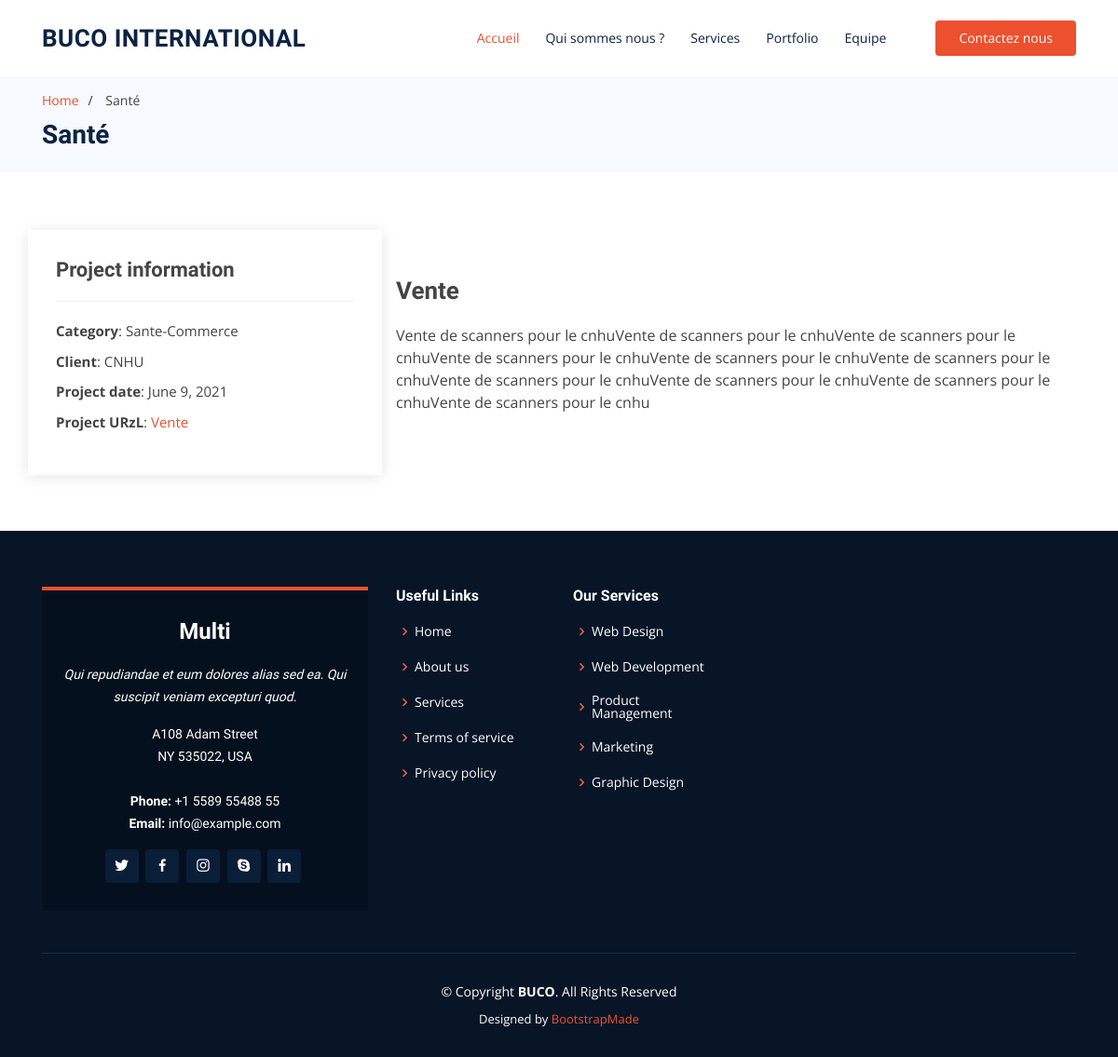
/Santé/portofolio, run on the app's committed database.
### landinpage/models.py (models this page shows, shortened)
class Service(models.Model):
    title = models.CharField(max_length=150)
    description = models.TextField()

class Project(models.Model):
    service = models.ForeignKey(Service, on_delete=models.CASCADE, related_name='services')
    title = models.CharField(max_length=150)
    description = models.TextField()
    category = models.CharField(max_length=150)
    client = models.CharField(max_length=150)
    project_date = models.DateField(auto_now=False, auto_now_add=False)
    project_url = models.URLField(max_length=250, blank=True)
    project_img = models.ImageField(upload_to='projects')
    def __str__(self):
        return self.title

### landinpage/views.py (the view)
# urls.py: path('<str:title>/portofolio', views.portofolio, name='portofolio')
def portofolio(request, title):
    service = get_object_or_404(Service, title=title)
    projects = Project.objects.filter(service=service.id)
    print(projects)
    data = {
        'projects': projects,
        'service': service
        }
    return render(request, 'landinpage/portofolio.html', data)

### landinpage/templates/landinpage/portofolio.html (shortened to what this page needs)
{% extends 'landinpage/base.html' %}
{% load static %}
{% block main %}
    <section id="breadcrumbs" class="breadcrumbs">
      <div class="container">
        <ol>
          <li><a href="{% url 'landinpage:index' %} ">Home</a></li>
          <li> {{service.title}} </li>
        </ol>
        <h2>{{service.title}}</h2>
      </div>
    </section>
    <section id="portfolio-details" class="portfolio-details">
      <div class="container">
{% for project in projects  %}
        <div class="row mtop-2">
              <div class="portfolio-info col-lg-4">
                <h3>Project information</h3>
                  <ul>
                      <li><strong>Category</strong>: {{project.category}} </li>
                      <li><strong>Client</strong>: {{ project.client}}</li>
                      <li><strong>Project date</strong>: {{ project.project_date}}</li>
                      <li><strong>Project URzL</strong>: <a href="{{ project.url}}">{{ project.title}}</a></li>
                  </ul>
              </div>
            <div class="portfolio-description col-lg-8">
                <h2>{{ project.title}}</h2>
                <p>
                    {{ project.description}}
                </p>
            </div>
        </div>
         {% endfor %}
      </div>
    </section>
{% endblock %}

### landinpage/static/css/style.css (style rules this page uses)
body { font-family: "Open Sans", sans-serif; color: #444444; }
a { color: #ed502e; }
h1, h2, h3, h4, h5, h6 { font-family: "Raleway", sans-serif; }
section { padding: 60px 0; }
.breadcrumbs { padding: 15px 0; background: #f6f9fd; min-height: 40px; margin-top: 82px; }
.breadcrumbs h2 { font-size: 28px; font-weight: 600; color: #0b2341; }
.breadcrumbs ol { display: flex; flex-wrap: wrap; list-style: none; padding: 0 0 10px 0; margin: 0; font-size: 14px; }
.breadcrumbs ol li + li { padding-left: 10px; }
.breadcrumbs ol li + li::before { display: inline-block; padding-right: 10px; color: #123a6d; content: "/"; }
.portfolio-details { padding-top: 40px; }
.mtop-2 { margin-top: 2%; }
.portfolio-details .portfolio-info { padding: 30px; background: #fff; box-shadow: 0px 2px 15px rgba(0, 0, 0, 0.1); z-index: 2; }
.portfolio-details .portfolio-info h3 { font-size: 22px; font-weight: 700; margin-bottom: 20px; padding-bottom: 20px; border-bottom: 1px solid #eee; }
.portfolio-details .portfolio-info ul { list-style: none; padding: 0; font-size: 15px; }
.portfolio-details .portfolio-info ul li + li { margin-top: 10px; }
.portfolio-details .portfolio-description { padding-top: 50px; }
.portfolio-details .portfolio-description h2 { width: 100%; font-size: 26px; font-weight: 700; margin-bottom: 20px; }
.portfolio-details .portfolio-description p { padding: 0 0 0 0; }

### data on the page
Service: title "Santé"
Project: category "Sante-Commerce", client "CNHU", project_date "June 9, 2021", title "Vente", description "Vente de scanners pour le cnhuVente de scanners pour le cnhuVente de scanners pour le cnhuVente de scanners pour le cnhuVente de scanners pour le cnhuVente de scanners pour le cnhuVente de scanners pour le cnhuVente de scanners pour le cnhuVente de scanners pour le cnhuVente de scanners pour le cnhu"
